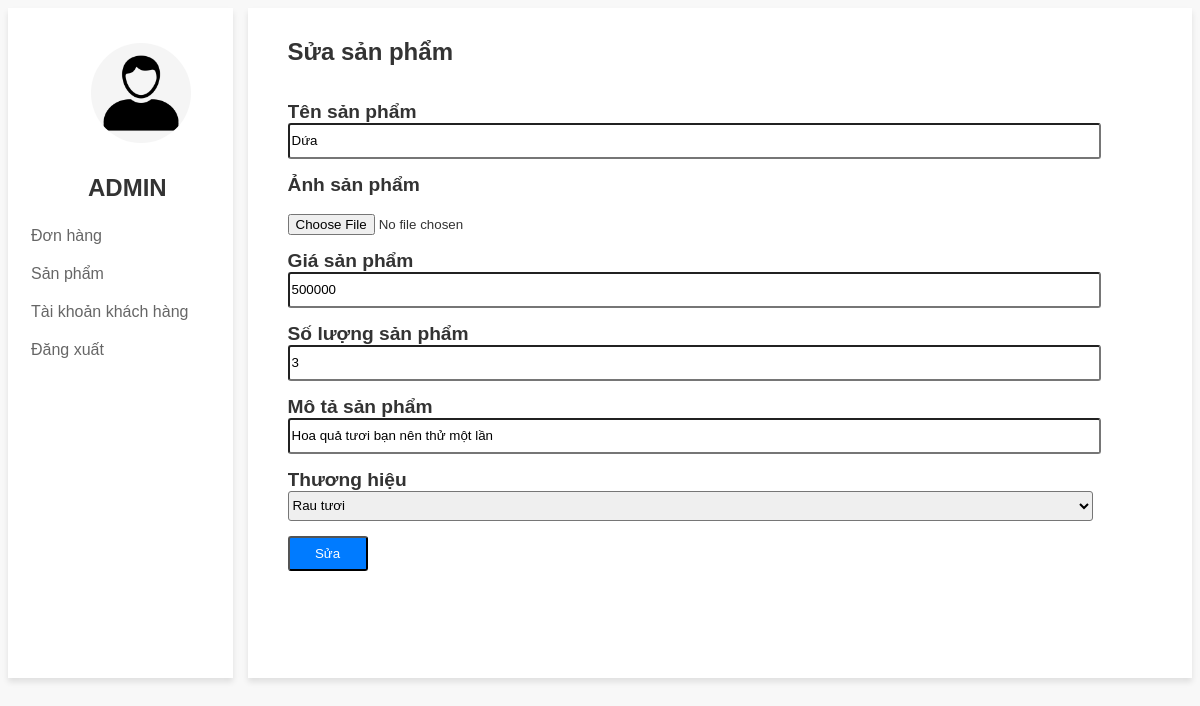
Page /INTERFACE/giaoDien/CRUD2/index.php?page_layout=sua&id=22 on the committed database.
### tables this page shows
CREATE TABLE `products` (
  `product_id` int(5) NOT NULL,
  `product_name` varchar(255) NOT NULL,
  `image` char(50) NOT NULL,
  `price` int(10) NOT NULL,
  `quanlity` int(10) NOT NULL,
  `description` varchar(500) NOT NULL,
  `brand_id` int(11) NOT NULL,
  `infor` varchar(250) NOT NULL
);

### INTERFACE/giaoDien/CRUD2/sanpham/sua.php (the view, shortened to what this page needs)
<?php
    $id = $_GET['id'];
    $sql_brand = "SELECT * FROM brands";
    $query_brand = mysqli_query($connect, $sql_brand);
    $sql_up = "SELECT * FROM products WHERE product_id = $id";
    $query_up = mysqli_query($connect, $sql_up);
    $row_up = mysqli_fetch_assoc($query_up);
?>
<div class="wapper_container">
    <div class="sidebar">
        <h2>
            <a href="admin.php">
                <img src="./img/adminn.jpg" alt="">
            </a>
            <h2 style="margin-left: 70px;" >ADMIN</h2>
        </h2>
        <ul>
            <li><a href="./sanpham/danhsach.php">Đơn hàng</a></li>
            <li><a href="index.php?page_layout=danhsach">Sản phẩm</a></li>
            <li><a href="indexuser.php?page_layout=lietke">Tài khoản khách hàng</a></li>
            <li><a href="../views/index.php">Đăng xuất</a></li>
        </ul>
    </div>
    <div class="container_add">
        <div class="card">
            <div class="card-header">
                <h2>Sửa sản phẩm</h2>
            </div>
            <div class="card-body">
                <form method="POST" >
                    <div class="from-group">
                        <label for="">
                            Tên sản phẩm
                        </label>
                        <input type="text" class="form-control" name="product_name" required value="<?php echo $row_up['product_name']; ?>">
                    </div>
                    <div class="from-group">
                        <label for="">
                            Ảnh sản phẩm
                        </label> <br>
                        <input type="file"  name="image" required>
                    </div>
                    <div class="from-group">
                        <label for="">
                            Giá sản phẩm
                        </label>
                        <input type="text" class="form-control" name="price" required value="<?php echo $row_up['price']; ?>">
                    </div>
                    <div class="from-group">
                        <label for="">
                            Số lượng sản phẩm
                        </label>
                        <input type="text" class="form-control" name="quanlity" required value="<?php echo $row_up['quanlity']; ?>">
                    </div>
                    <div class="from-group">
                        <label for="">
                            Mô tả sản phẩm
                        </label>
                        <input type="text" class="form-control" name="description" required value="<?php echo $row_up['description']; ?>">
                    </div>
                    <div class="form-group">
                        <label for="">Thương hiệu</label>
                        <select name="brand_id" class="form-control" required>
                            <?php
                                while($row_brand = mysqli_fetch_assoc($query_brand)){?>
                                    <option value="<?php echo $row_brand['brand_id']; ?>"><?php echo $row_brand['brand_name']; ?></option>
                            <?php  }?>
                        </select>
                    </div>
                    <button type="submit" class="btn btn-primary" name="sbm">Sửa</button>
                </form>
            </div>
        </div>
    </div>
</div>

### INTERFACE/giaoDien/CRUD2/mains.css (style rules this page uses)
body { font-family: Arial, sans-serif; color: #333; background-color: #f8f8f8; }
.wapper_container { display: flex; }
.container_add { margin-left: 15px; width: 1130px; padding: 10px; background-color: #fff; box-shadow: 0 4px 6px rgba(0, 0, 0, 0.1); height: 650px; margin-left: 15px; }
.card { margin-left: 30px; }
.card-body { margin-top: 35px; width: 100%; overflow-x: auto; height: 500px; }
.form-control { width: 90%; height: 30px; border-radius: 3px; }
.from-group { margin-bottom: 15px; }
.from-group label { font-size: larger; font-weight: 600; display: block; }
.form-group label { font-size: larger; font-weight: 600; display: block; }
.card-body button { width: 80px; height: 35px; margin-top: 15px; border-radius: 3px; background: #007bff; color: white; }
.btn { width: 50px; height: 30px; }
.sidebar { width: 250px; padding: 10px; background-color: #fff; box-shadow: 0 4px 6px rgba(0, 0, 0, 0.1); }
.sidebar h2 { align-items: center; }
.sidebar h2 img { width: 100px; height: 100px; margin-left: 60px; border-radius: 50px; }
.sidebar ul { list-style: none; margin: 0; padding: 0; }
.sidebar li { margin-bottom: 10px; }
.sidebar a { display: block; padding: 5px 10px; color: #666; text-decoration: none; border-left: 3px solid transparent; transition: border-left-color 0.2s ease-in-out; }

### rows in the picture
products: product_name "Dứa", price "500000", quanlity "3", description "Hoa quả tươi bạn nên thử một lần"

### other values in the picture
form field brand_id "Rau tươi"
